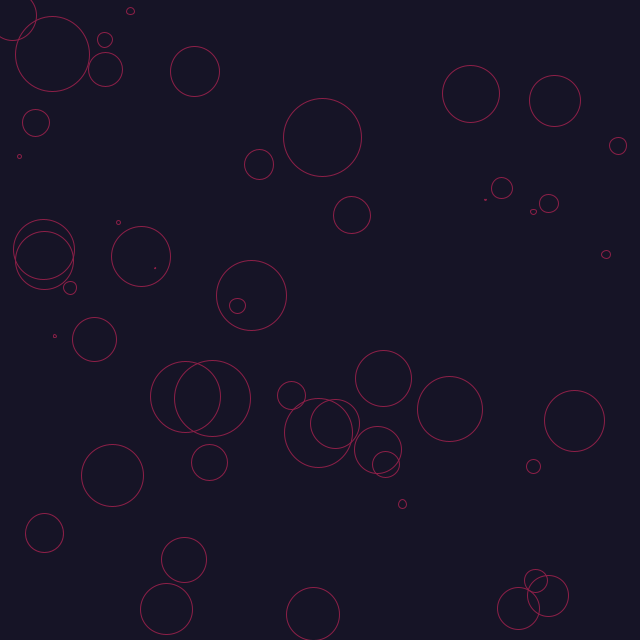
Frame 1 (no input)
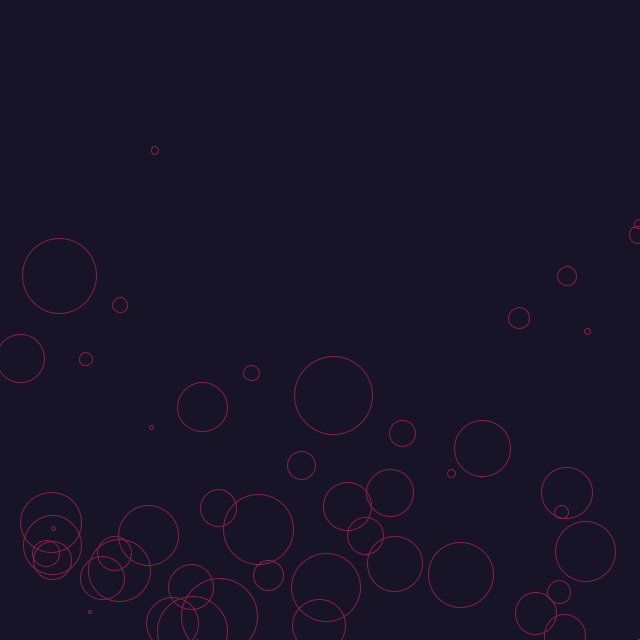
Frame 60 (the mouse pressed at the canvas centre just before this capture)
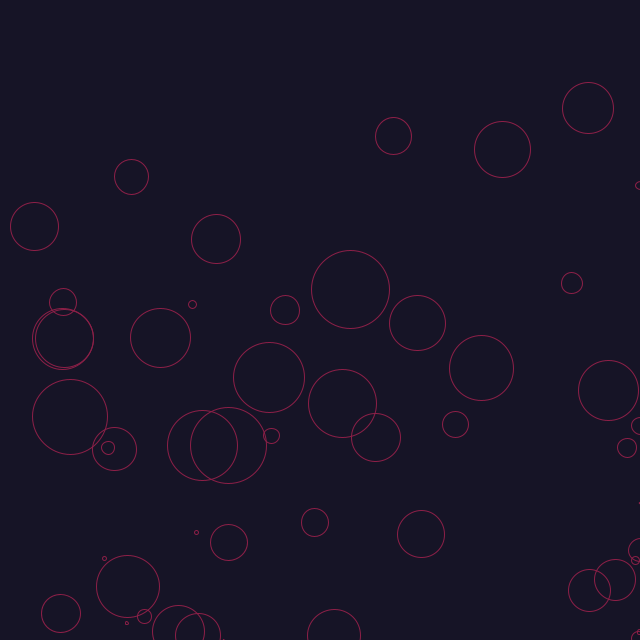
Frame 120 (the mouse held since frame 60 and released just before this capture)

The Processing sketch that drew these frames (run headless with seeded random() and noise(); from frame 60 on, the mouse is pressed at the canvas centre):

// Processing sketch: ex_2_4_friction
// ── ex_2_4_friction.pde
int width = 640;
int height = 640;
Mover[] movers = new Mover[50];

void setup() 
{
  size(640, 640);
  for (int i = 0; i < movers.length; i++) {
    movers[i] = new Mover(140, 31, 71, random(8));
  }
}

void draw() {
  background(22, 20, 38);
  PVector gravity = new PVector(0, 1);
  PVector wind = new PVector(0.01, 0);

  for (int i = 0; i < movers.length; i++) {
    float x = movers[i].location.x;
    float y = movers[i].location.x;
    
    if (x > width / 2 && y > height / 2) {
      float c = 0.1;
      PVector friction = movers[i].velocity.copy();
      friction.normalize();
      friction.mult(c);
      movers[i].applyForce(friction);
    } else {
      float c = 0.1;
      PVector friction = movers[i].velocity.copy();
      friction.mult(-1);
      friction.normalize();
      friction.mult(c);
      movers[i].applyForce(friction);
    }
    movers[i].applyForce(gravity);
    movers[i].applyForce(wind);

    movers[i].update();
    movers[i].display();
  }
}

class Mover {
  PVector location, velocity, acceleration, wind, helium, gravity, window;
  int r, g, b;
  float offset, mass;

  Mover(int r, int g, int b, float mass) {
    location = new PVector(random(0, width), random(0, height));
    velocity = new PVector(0, 0);
    acceleration = new PVector(0, 0);
    this.r = r;
    this.g = g;
    this.b = b;
    this.mass = mass;
  }

  void display() {
    stroke(r, g, b);
    noFill();
    ellipse(
      location.x, location.y,
      10*mass, 10*mass
    );
    smooth();
  }

  void update() {
    velocity.add(acceleration);
    location.add(velocity);
    acceleration.mult(0);
    limit(50);
    checkEdges();
  }
  
  void applyForce(PVector force) {
    PVector f = PVector.div(force, mass);
    acceleration.add(f);
  }
  
  void limit(float max) {
    if (velocity.x > max) {
      velocity.x = max; 
    }
    if (velocity.y > max) {
      velocity.y = max; 
    }
    if (velocity.x < 0.1) {
      velocity.x = 0.1;
    }
  }
  
  void checkEdges() {
    if (location.y > width) {
      location.y = width;
      velocity.y *= -1;
    }
    if (location.y < 0) {
      location.y = 0;
      velocity.y *= -1;
    }

    if (location.x > width) {
      location.x = width;
      velocity.x *= -1;
    }
    if (location.x < 0) {
      location.x = 0;
      velocity.x *= -1;
    }
  }
}
